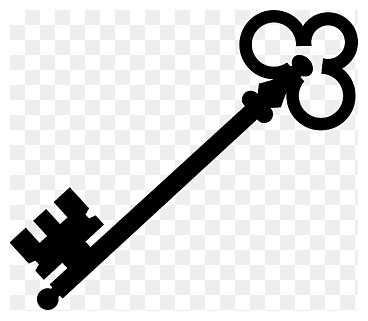
#> input picture Olicyber/Gare/Nazionale 2025🥉/Colors/key_default.png, 368 x 321 px
$ python colors.py
#> lines starting #> are read from the running program, lines starting #| are printed output that depends on the picture
#!/usr/bin/env python3
import os
from PIL import Image, ImageDraw
import numpy as np
from hashlib import sha256
from Crypto.Cipher import AES
from Crypto.Util.Padding import pad

flag = os.getenv('FLAG', 'flag{REDACTED}').encode()

def mix(col1, col2):
    return [(c1 + c2) % 256 for c1, c2 in zip(col1, col2)]

g, a, b = [list(os.urandom(4)) for _ in range(3)]

with Image.open('key_default.png').convert('RGBA') as im:
    n = np.array(im)

n[(n[:, :, 0:4] != [0, 0, 0, 255]).any(2)] = [255,255,255,255]
n[(n[:, :, 0:4] != [255, 255, 255, 255]).any(2)] = g
Image.fromarray(n).save('g.png')
n[(n[:, :, 0:4] != [255, 255, 255, 255]).any(2)] = (A := mix(g, a))
Image.fromarray(n).save('A.png')
n[(n[:, :, 0:4] != [255, 255, 255, 255]).any(2)] = (B := mix(g, b))
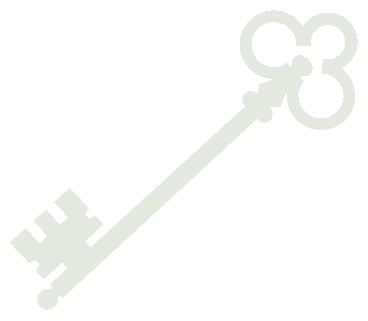
#> n: shape (321, 368, 4); mean R, G, B, A 230.9, 236.1, 227.6, 226.7; transparent parts drawn white
Image.fromarray(n).save('B.png')

assert (shared_A := mix(B, a)) == (shared_B := mix(A, b))

#> (the run stopped early here; a loop or call above may not have finished)
